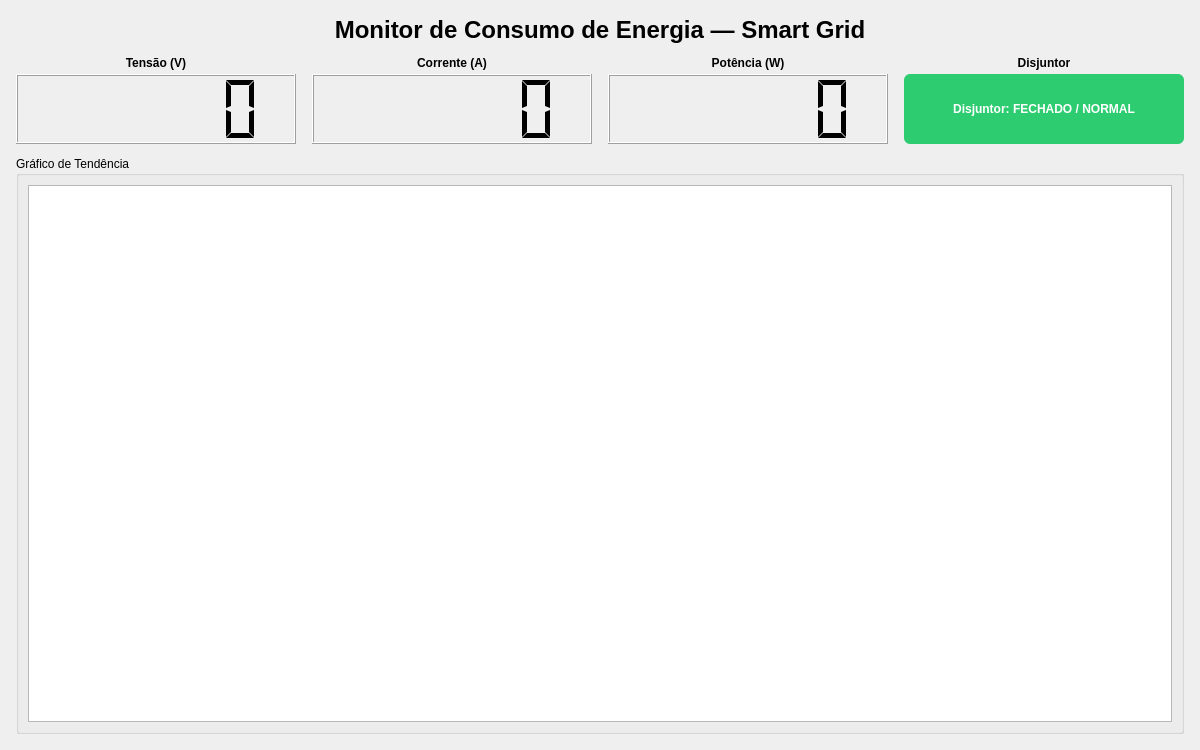
<?xml version="1.0" encoding="UTF-8"?>
<ui version="4.0">
 <class>JanelaPrincipal</class>
 <widget class="QMainWindow" name="JanelaPrincipal">
  <property name="geometry">
   <rect>
    <x>0</x>
    <y>0</y>
    <width>1200</width>
    <height>750</height>
   </rect>
  </property>
  <property name="windowTitle">
   <string>Smart Grid — Monitor de Consumo de Energia</string>
  </property>
  <widget class="QWidget" name="central_widget">
   <layout class="QVBoxLayout" name="layout_principal">
    <property name="spacing">
     <number>12</number>
    </property>
    <property name="leftMargin">
     <number>16</number>
    </property>
    <property name="topMargin">
     <number>16</number>
    </property>
    <property name="rightMargin">
     <number>16</number>
    </property>
    <property name="bottomMargin">
     <number>16</number>
    </property>
    <item>
     <widget class="QLabel" name="label_titulo">
      <property name="text">
       <string>Monitor de Consumo de Energia — Smart Grid</string>
      </property>
      <property name="alignment">
       <set>Qt::AlignCenter</set>
      </property>
      <property name="styleSheet">
       <string notr="true">font-size: 18pt; font-weight: bold;</string>
      </property>
     </widget>
    </item>
    <item>
     <layout class="QGridLayout" name="grid_indicadores">
      <property name="horizontalSpacing">
       <number>16</number>
      </property>
      <property name="verticalSpacing">
       <number>4</number>
      </property>
      <item row="0" column="0">
       <widget class="QLabel" name="label_tensao_titulo">
        <property name="text">
         <string>Tensão (V)</string>
        </property>
        <property name="alignment">
         <set>Qt::AlignCenter</set>
        </property>
        <property name="styleSheet">
         <string notr="true">font-weight: bold;</string>
        </property>
       </widget>
      </item>
      <item row="0" column="1">
       <widget class="QLabel" name="label_corrente_titulo">
        <property name="text">
         <string>Corrente (A)</string>
        </property>
        <property name="alignment">
         <set>Qt::AlignCenter</set>
        </property>
        <property name="styleSheet">
         <string notr="true">font-weight: bold;</string>
        </property>
       </widget>
      </item>
      <item row="0" column="2">
       <widget class="QLabel" name="label_potencia_titulo">
        <property name="text">
         <string>Potência (W)</string>
        </property>
        <property name="alignment">
         <set>Qt::AlignCenter</set>
        </property>
        <property name="styleSheet">
         <string notr="true">font-weight: bold;</string>
        </property>
       </widget>
      </item>
      <item row="0" column="3">
       <widget class="QLabel" name="label_disjuntor_titulo">
        <property name="text">
         <string>Disjuntor</string>
        </property>
        <property name="alignment">
         <set>Qt::AlignCenter</set>
        </property>
        <property name="styleSheet">
         <string notr="true">font-weight: bold;</string>
        </property>
       </widget>
      </item>
      <item row="1" column="0">
       <widget class="QLCDNumber" name="lcd_tensao">
        <property name="minimumSize">
         <size>
          <width>0</width>
          <height>70</height>
         </size>
        </property>
        <property name="digitCount">
         <number>6</number>
        </property>
        <property name="segmentStyle">
         <enum>QLCDNumber::Flat</enum>
        </property>
       </widget>
      </item>
      <item row="1" column="1">
       <widget class="QLCDNumber" name="lcd_corrente">
        <property name="minimumSize">
         <size>
          <width>0</width>
          <height>70</height>
         </size>
        </property>
        <property name="digitCount">
         <number>6</number>
        </property>
        <property name="segmentStyle">
         <enum>QLCDNumber::Flat</enum>
        </property>
       </widget>
      </item>
      <item row="1" column="2">
       <widget class="QLCDNumber" name="lcd_potencia">
        <property name="minimumSize">
         <size>
          <width>0</width>
          <height>70</height>
         </size>
        </property>
        <property name="digitCount">
         <number>6</number>
        </property>
        <property name="segmentStyle">
         <enum>QLCDNumber::Flat</enum>
        </property>
       </widget>
      </item>
      <item row="1" column="3">
       <widget class="QLabel" name="label_disjuntor_status">
        <property name="minimumSize">
         <size>
          <width>180</width>
          <height>70</height>
         </size>
        </property>
        <property name="text">
         <string>Disjuntor: FECHADO / NORMAL</string>
        </property>
        <property name="alignment">
         <set>Qt::AlignCenter</set>
        </property>
        <property name="wordWrap">
         <bool>true</bool>
        </property>
        <property name="styleSheet">
         <string notr="true">background-color: #2ECC71; color: white; border-radius: 6px; padding: 6px; font-weight: bold;</string>
        </property>
       </widget>
      </item>
     </layout>
    </item>
    <item>
     <widget class="QGroupBox" name="group_grafico">
      <property name="title">
       <string>Gráfico de Tendência</string>
      </property>
      <layout class="QVBoxLayout" name="layout_grafico">
       <item>
        <widget class="PlotWidget" name="grafico_tendencia"/>
       </item>
      </layout>
     </widget>
    </item>
   </layout>
  </widget>
 </widget>
 <customwidgets>
  <customwidget>
   <class>PlotWidget</class>
   <extends>QGraphicsView</extends>
   <header>pyqtgraph</header>
  </customwidget>
 </customwidgets>
 <resources/>
 <connections/>
</ui>
